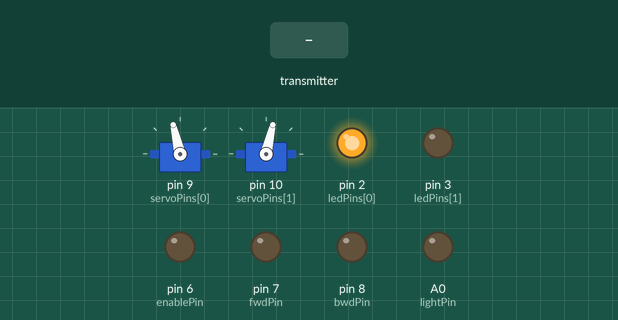
A sketch run on a simulated Arduino Uno, built with avr-gcc and run on an emulated ATmega328P. On the bench: 2 × servo, output pins drawn as LEDs (lit = HIGH). The inputs (shaded band) are chosen by the test bench. The board resets itself during the run and starts again; EEPROM starts erased; no radio packets arrive unless stated; what the sketch prints to the serial monitor is not drawn.

Above: at 1.2 s.
1.3 s: the transmitter starts sending data = 256
Timing chart, 0 to 4.3 s (numbered marks = the images above; inputs shaded):
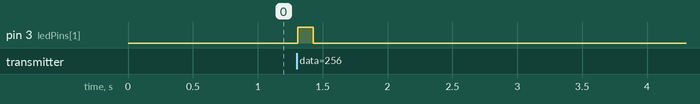

The sketch:

rcCar.ino
```cpp
#include <EEPROM.h>
#include <Servo.h>
#include <SPI.h>
#include <RF24.h>
#include <avr/wdt.h>

Servo servos[2];
RF24 receiver(4, 5);

const int enablePin = 6, fwdPin = 7, bwdPin = 8, servoPins[] = { 9, 10 } /*{ front, rear }*/, ledPins[] = { 2, 3 } /*{ power, connection }*/, lightPin = A0, channels[] = { 80, 76, 72, 70 }, midPoints[] = { 13, 13 } /*servo offset from middle*/;
const float timeout = 0.5 /*time of no data received until disconnecting (in seconds)*/;
const byte addresses[][4] = {"rcRX","rcTX"};

unsigned long lastTransmission = 0;
int vals[] = { 0, 0, 0, 0, 0 } /*{ channel, light, speed, rotation, rotation compensation }*/, rotComp;
bool rcConnected = false;

void setup()
{
  Serial.begin(115200);

  pinMode(enablePin, OUTPUT);
  pinMode(fwdPin, OUTPUT);
  pinMode(bwdPin, OUTPUT);

  for(int i=0; i<2; i++)
  {
    servos[i].attach(servoPins[i]);
    pinMode(ledPins[i], OUTPUT);
  }

  pinMode(lightPin, OUTPUT);

  digitalWrite(ledPins[0], HIGH);

  // set to default
  Turn(0);
  Drive(0);
  digitalWrite(lightPin, LOW);

  // read selected channel from memory
  vals[0] = EEPROM.read(0)-1;
  if(vals[0] > 3 || vals[0] < 0)
  {
    vals[0] = 0;
    EEPROM.write(0, 1);
  }
  Serial.print("Channel: ");
  Serial.println(vals[0]+1);

  // initialize receiver
  receiver.begin();
  receiver.setChannel(channels[vals[0]]);
  receiver.setPALevel(RF24_PA_MAX);
  receiver.setDataRate(RF24_1MBPS);
  receiver.setRetries(5,10);

  receiver.openWritingPipe(addresses[0]);
  receiver.openReadingPipe(1, addresses[1]);
  receiver.startListening();
}

void loop()
{
  if(!rcConnected)
  {
    if(receiver.available())
    {
      lastTransmission = millis();

      unsigned int data;
      while (receiver.available())
      {
        receiver.read(&data, sizeof(data));
      }

      if(data > 0) // transmitter received acknowledgement message
      {
        rcConnected = true;
        digitalWrite(ledPins[1], HIGH);
        Serial.println("Connection established");
      }
    }
    delay(10);
  }
  else
  {
    if(receiver.available())
    {
      lastTransmission = millis();

      int data[5];
      while(receiver.available())
      {
        receiver.read(&data, sizeof(data));
      }

      if(data[0] != vals[0])
      {
        // change channel
        EEPROM.write(0, data[0]+1);
        Restart();
      }

      for(int i=0; i<5; i++)
      {
        vals[i] = data[i];
      }

      Serial.print("RX Light: ");
      Serial.println(vals[1]);

      digitalWrite(lightPin, vals[1]);

      float curSpeed = map(vals[2], 0, 180, -90, 90)/90.0;
      if(curSpeed > -0.2 && curSpeed < 0.2) // if speed stick is close to middle, set speed to 0
      {
        curSpeed = 0;
      }
      Drive(curSpeed);

      Serial.print("RX Speed: ");
      Serial.println(curSpeed);

      float curRot = map(vals[3], 0, 180, -45, 45);

      Serial.print("RX Rotation: ");
      Serial.println(curRot);

      rotComp = map(vals[4], 0, 180, -30, 30);

      Serial.print("RX Rotation Compensation: ");
      Serial.println(rotComp);

      Turn(curRot);
    }
    else if(millis() - lastTransmission >= timeout*1000) // not receiving data and too long since last time?
    {
      rcConnected = false;
      Serial.println("Connection lost");

      // set to default
      digitalWrite(ledPins[1], LOW);
      Turn(0);
      Drive(0);
      digitalWrite(lightPin, LOW);
    }
    delay(10);
  }
}

void Drive(float driveSpeed) // drive speed from -1 to 1
{
  analogWrite(enablePin, round(abs(driveSpeed*255)));

  if(driveSpeed > 0) // drive forward
  {
    digitalWrite(fwdPin, HIGH);
    digitalWrite(bwdPin, LOW);
  }
  else if(driveSpeed < 0) // drive backward
  {
    digitalWrite(bwdPin, HIGH);
    digitalWrite(fwdPin, LOW);
  }
  else // stop
  {
    digitalWrite(fwdPin, LOW);
    digitalWrite(bwdPin, LOW);
  }
}

void Turn(int dir) // direction from -45 to 45 degrees
{
  int lDirs[] = { -dir+90+midPoints[0]-rotComp, +dir+90-midPoints[1] };

  for(int i=0; i<2; i++)
  {
    servos[i].write(lDirs[i]);
  }
}

void Restart() // Restart Arduino
{
  wdt_enable(WDTO_60MS);
  while(1){}
}
```

Measured:
- after the input at 1.3 s, pin 3 (ledPins[1]): LOW → HIGH at once, → LOW 0.12 s later
